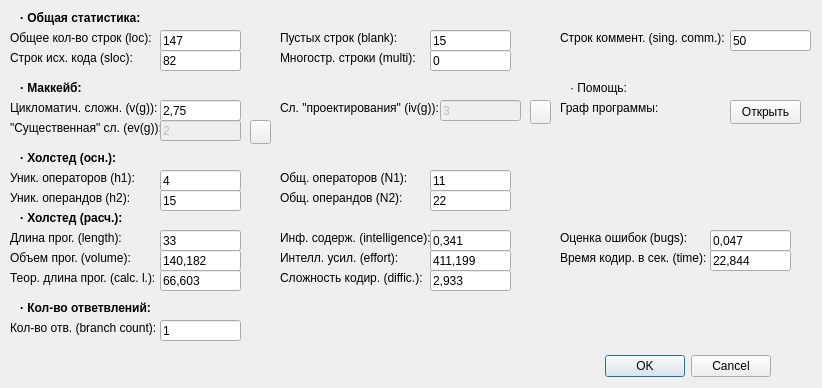
<?xml version="1.0" encoding="UTF-8"?>
<ui version="4.0">
 <class>Dialog</class>
 <widget class="QDialog" name="Dialog">
  <property name="geometry">
   <rect>
    <x>0</x>
    <y>0</y>
    <width>822</width>
    <height>388</height>
   </rect>
  </property>
  <property name="windowTitle">
   <string>Статистика анализа кода</string>
  </property>
  <widget class="QDialogButtonBox" name="buttonBox">
   <property name="geometry">
    <rect>
     <x>140</x>
     <y>350</y>
     <width>631</width>
     <height>32</height>
    </rect>
   </property>
   <property name="orientation">
    <enum>Qt::Horizontal</enum>
   </property>
   <property name="standardButtons">
    <set>QDialogButtonBox::Cancel|QDialogButtonBox::Ok</set>
   </property>
  </widget>
  <widget class="QLabel" name="label">
   <property name="geometry">
    <rect>
     <x>20</x>
     <y>10</y>
     <width>181</width>
     <height>16</height>
    </rect>
   </property>
   <property name="font">
    <font>
     <bold>true</bold>
     <underline>false</underline>
    </font>
   </property>
   <property name="text">
    <string>· Общая статистика:</string>
   </property>
  </widget>
  <widget class="QLabel" name="label_2">
   <property name="geometry">
    <rect>
     <x>10</x>
     <y>30</y>
     <width>181</width>
     <height>16</height>
    </rect>
   </property>
   <property name="text">
    <string>Общее кол-во строк (loc):</string>
   </property>
  </widget>
  <widget class="QLabel" name="label_3">
   <property name="geometry">
    <rect>
     <x>10</x>
     <y>50</y>
     <width>181</width>
     <height>16</height>
    </rect>
   </property>
   <property name="text">
    <string>Строк исх. кода (sloc):</string>
   </property>
  </widget>
  <widget class="QLabel" name="label_4">
   <property name="geometry">
    <rect>
     <x>280</x>
     <y>50</y>
     <width>181</width>
     <height>16</height>
    </rect>
   </property>
   <property name="text">
    <string>Многостр. строки (multi):</string>
   </property>
  </widget>
  <widget class="QLabel" name="label_5">
   <property name="geometry">
    <rect>
     <x>280</x>
     <y>30</y>
     <width>181</width>
     <height>16</height>
    </rect>
   </property>
   <property name="text">
    <string>Пустых строк (blank):</string>
   </property>
  </widget>
  <widget class="QLabel" name="label_6">
   <property name="geometry">
    <rect>
     <x>560</x>
     <y>30</y>
     <width>201</width>
     <height>16</height>
    </rect>
   </property>
   <property name="text">
    <string>Строк коммент. (sing. comm.):</string>
   </property>
  </widget>
  <widget class="QLineEdit" name="lineEdit">
   <property name="enabled">
    <bool>true</bool>
   </property>
   <property name="geometry">
    <rect>
     <x>160</x>
     <y>30</y>
     <width>81</width>
     <height>21</height>
    </rect>
   </property>
   <property name="text">
    <string>147</string>
   </property>
   <property name="readOnly">
    <bool>true</bool>
   </property>
  </widget>
  <widget class="QLineEdit" name="lineEdit_2">
   <property name="enabled">
    <bool>true</bool>
   </property>
   <property name="geometry">
    <rect>
     <x>160</x>
     <y>50</y>
     <width>81</width>
     <height>21</height>
    </rect>
   </property>
   <property name="text">
    <string>82</string>
   </property>
   <property name="readOnly">
    <bool>true</bool>
   </property>
  </widget>
  <widget class="QLineEdit" name="lineEdit_3">
   <property name="enabled">
    <bool>true</bool>
   </property>
   <property name="geometry">
    <rect>
     <x>730</x>
     <y>30</y>
     <width>81</width>
     <height>21</height>
    </rect>
   </property>
   <property name="text">
    <string>50</string>
   </property>
   <property name="readOnly">
    <bool>true</bool>
   </property>
  </widget>
  <widget class="QLineEdit" name="lineEdit_4">
   <property name="enabled">
    <bool>true</bool>
   </property>
   <property name="geometry">
    <rect>
     <x>430</x>
     <y>30</y>
     <width>81</width>
     <height>21</height>
    </rect>
   </property>
   <property name="text">
    <string>15</string>
   </property>
   <property name="readOnly">
    <bool>true</bool>
   </property>
  </widget>
  <widget class="QLineEdit" name="lineEdit_5">
   <property name="enabled">
    <bool>true</bool>
   </property>
   <property name="geometry">
    <rect>
     <x>430</x>
     <y>50</y>
     <width>81</width>
     <height>21</height>
    </rect>
   </property>
   <property name="text">
    <string>0</string>
   </property>
   <property name="readOnly">
    <bool>true</bool>
   </property>
  </widget>
  <widget class="QLabel" name="label_7">
   <property name="geometry">
    <rect>
     <x>10</x>
     <y>120</y>
     <width>181</width>
     <height>16</height>
    </rect>
   </property>
   <property name="text">
    <string>&quot;Существенная&quot; сл. (ev(g)):</string>
   </property>
  </widget>
  <widget class="QLabel" name="label_8">
   <property name="geometry">
    <rect>
     <x>20</x>
     <y>80</y>
     <width>181</width>
     <height>16</height>
    </rect>
   </property>
   <property name="font">
    <font>
     <bold>true</bold>
     <underline>false</underline>
    </font>
   </property>
   <property name="text">
    <string>· Маккейб:</string>
   </property>
  </widget>
  <widget class="QLineEdit" name="lineEdit_8">
   <property name="enabled">
    <bool>true</bool>
   </property>
   <property name="geometry">
    <rect>
     <x>160</x>
     <y>100</y>
     <width>81</width>
     <height>21</height>
    </rect>
   </property>
   <property name="text">
    <string>2,75</string>
   </property>
   <property name="readOnly">
    <bool>true</bool>
   </property>
  </widget>
  <widget class="QLineEdit" name="lineEdit_9">
   <property name="enabled">
    <bool>false</bool>
   </property>
   <property name="geometry">
    <rect>
     <x>440</x>
     <y>100</y>
     <width>81</width>
     <height>21</height>
    </rect>
   </property>
   <property name="text">
    <string>3</string>
   </property>
   <property name="readOnly">
    <bool>false</bool>
   </property>
  </widget>
  <widget class="QLabel" name="label_10">
   <property name="geometry">
    <rect>
     <x>10</x>
     <y>100</y>
     <width>181</width>
     <height>16</height>
    </rect>
   </property>
   <property name="text">
    <string>Цикломатич. сложн. (v(g)):</string>
   </property>
  </widget>
  <widget class="QLabel" name="label_11">
   <property name="geometry">
    <rect>
     <x>280</x>
     <y>100</y>
     <width>181</width>
     <height>16</height>
    </rect>
   </property>
   <property name="text">
    <string>Сл. &quot;проектирования&quot; (iv(g)):</string>
   </property>
  </widget>
  <widget class="QLineEdit" name="lineEdit_10">
   <property name="enabled">
    <bool>false</bool>
   </property>
   <property name="geometry">
    <rect>
     <x>160</x>
     <y>120</y>
     <width>81</width>
     <height>21</height>
    </rect>
   </property>
   <property name="text">
    <string>2</string>
   </property>
   <property name="readOnly">
    <bool>false</bool>
   </property>
  </widget>
  <widget class="QLabel" name="label_9">
   <property name="geometry">
    <rect>
     <x>10</x>
     <y>190</y>
     <width>181</width>
     <height>16</height>
    </rect>
   </property>
   <property name="text">
    <string>Уник. операндов (h2):</string>
   </property>
  </widget>
  <widget class="QLabel" name="label_12">
   <property name="geometry">
    <rect>
     <x>20</x>
     <y>150</y>
     <width>211</width>
     <height>16</height>
    </rect>
   </property>
   <property name="font">
    <font>
     <bold>true</bold>
     <underline>false</underline>
    </font>
   </property>
   <property name="text">
    <string>· Холстед (осн.):</string>
   </property>
  </widget>
  <widget class="QLineEdit" name="lineEdit_7">
   <property name="enabled">
    <bool>true</bool>
   </property>
   <property name="geometry">
    <rect>
     <x>430</x>
     <y>190</y>
     <width>81</width>
     <height>21</height>
    </rect>
   </property>
   <property name="text">
    <string>22</string>
   </property>
   <property name="readOnly">
    <bool>true</bool>
   </property>
  </widget>
  <widget class="QLabel" name="label_13">
   <property name="geometry">
    <rect>
     <x>280</x>
     <y>190</y>
     <width>181</width>
     <height>16</height>
    </rect>
   </property>
   <property name="text">
    <string>Общ. операндов (N2):</string>
   </property>
  </widget>
  <widget class="QLineEdit" name="lineEdit_11">
   <property name="enabled">
    <bool>true</bool>
   </property>
   <property name="geometry">
    <rect>
     <x>160</x>
     <y>170</y>
     <width>81</width>
     <height>21</height>
    </rect>
   </property>
   <property name="text">
    <string>4</string>
   </property>
   <property name="readOnly">
    <bool>true</bool>
   </property>
  </widget>
  <widget class="QLineEdit" name="lineEdit_12">
   <property name="enabled">
    <bool>true</bool>
   </property>
   <property name="geometry">
    <rect>
     <x>430</x>
     <y>170</y>
     <width>81</width>
     <height>21</height>
    </rect>
   </property>
   <property name="text">
    <string>11</string>
   </property>
   <property name="readOnly">
    <bool>true</bool>
   </property>
  </widget>
  <widget class="QLabel" name="label_14">
   <property name="geometry">
    <rect>
     <x>10</x>
     <y>170</y>
     <width>181</width>
     <height>16</height>
    </rect>
   </property>
   <property name="text">
    <string>Уник. операторов (h1):</string>
   </property>
  </widget>
  <widget class="QLabel" name="label_15">
   <property name="geometry">
    <rect>
     <x>280</x>
     <y>170</y>
     <width>181</width>
     <height>16</height>
    </rect>
   </property>
   <property name="text">
    <string>Общ. операторов (N1):</string>
   </property>
  </widget>
  <widget class="QLineEdit" name="lineEdit_13">
   <property name="enabled">
    <bool>true</bool>
   </property>
   <property name="geometry">
    <rect>
     <x>160</x>
     <y>190</y>
     <width>81</width>
     <height>21</height>
    </rect>
   </property>
   <property name="text">
    <string>15</string>
   </property>
   <property name="readOnly">
    <bool>true</bool>
   </property>
  </widget>
  <widget class="QLabel" name="label_17">
   <property name="geometry">
    <rect>
     <x>20</x>
     <y>210</y>
     <width>211</width>
     <height>16</height>
    </rect>
   </property>
   <property name="font">
    <font>
     <bold>true</bold>
     <underline>false</underline>
    </font>
   </property>
   <property name="text">
    <string>· Холстед (расч.):</string>
   </property>
  </widget>
  <widget class="QLineEdit" name="lineEdit_14">
   <property name="enabled">
    <bool>true</bool>
   </property>
   <property name="geometry">
    <rect>
     <x>160</x>
     <y>250</y>
     <width>81</width>
     <height>21</height>
    </rect>
   </property>
   <property name="text">
    <string>140,182</string>
   </property>
   <property name="readOnly">
    <bool>true</bool>
   </property>
  </widget>
  <widget class="QLineEdit" name="lineEdit_15">
   <property name="enabled">
    <bool>true</bool>
   </property>
   <property name="geometry">
    <rect>
     <x>160</x>
     <y>230</y>
     <width>81</width>
     <height>21</height>
    </rect>
   </property>
   <property name="text">
    <string>33</string>
   </property>
   <property name="readOnly">
    <bool>true</bool>
   </property>
  </widget>
  <widget class="QLabel" name="label_18">
   <property name="geometry">
    <rect>
     <x>280</x>
     <y>250</y>
     <width>181</width>
     <height>16</height>
    </rect>
   </property>
   <property name="text">
    <string>Интелл. усил. (effort):</string>
   </property>
  </widget>
  <widget class="QLineEdit" name="lineEdit_16">
   <property name="enabled">
    <bool>true</bool>
   </property>
   <property name="geometry">
    <rect>
     <x>430</x>
     <y>230</y>
     <width>81</width>
     <height>21</height>
    </rect>
   </property>
   <property name="text">
    <string>0,341</string>
   </property>
   <property name="readOnly">
    <bool>true</bool>
   </property>
  </widget>
  <widget class="QLabel" name="label_19">
   <property name="geometry">
    <rect>
     <x>280</x>
     <y>230</y>
     <width>181</width>
     <height>16</height>
    </rect>
   </property>
   <property name="text">
    <string>Инф. содерж. (intelligence):</string>
   </property>
  </widget>
  <widget class="QLabel" name="label_20">
   <property name="geometry">
    <rect>
     <x>10</x>
     <y>230</y>
     <width>181</width>
     <height>16</height>
    </rect>
   </property>
   <property name="text">
    <string>Длина прог. (length):</string>
   </property>
  </widget>
  <widget class="QLabel" name="label_22">
   <property name="geometry">
    <rect>
     <x>10</x>
     <y>250</y>
     <width>181</width>
     <height>16</height>
    </rect>
   </property>
   <property name="text">
    <string>Объем прог. (volume):</string>
   </property>
  </widget>
  <widget class="QLineEdit" name="lineEdit_18">
   <property name="enabled">
    <bool>true</bool>
   </property>
   <property name="geometry">
    <rect>
     <x>430</x>
     <y>250</y>
     <width>81</width>
     <height>21</height>
    </rect>
   </property>
   <property name="text">
    <string>411,199</string>
   </property>
   <property name="readOnly">
    <bool>true</bool>
   </property>
  </widget>
  <widget class="QLabel" name="label_21">
   <property name="geometry">
    <rect>
     <x>10</x>
     <y>270</y>
     <width>181</width>
     <height>16</height>
    </rect>
   </property>
   <property name="text">
    <string>Теор. длина прог. (calc. l.):</string>
   </property>
  </widget>
  <widget class="QLabel" name="label_23">
   <property name="geometry">
    <rect>
     <x>280</x>
     <y>270</y>
     <width>181</width>
     <height>16</height>
    </rect>
   </property>
   <property name="text">
    <string>Сложность кодир. (diffic.):</string>
   </property>
  </widget>
  <widget class="QLineEdit" name="lineEdit_17">
   <property name="enabled">
    <bool>true</bool>
   </property>
   <property name="geometry">
    <rect>
     <x>430</x>
     <y>270</y>
     <width>81</width>
     <height>21</height>
    </rect>
   </property>
   <property name="text">
    <string>2,933</string>
   </property>
   <property name="readOnly">
    <bool>true</bool>
   </property>
  </widget>
  <widget class="QLabel" name="label_24">
   <property name="geometry">
    <rect>
     <x>560</x>
     <y>250</y>
     <width>181</width>
     <height>16</height>
    </rect>
   </property>
   <property name="text">
    <string>Время кодир. в сек. (time):</string>
   </property>
  </widget>
  <widget class="QLineEdit" name="lineEdit_19">
   <property name="enabled">
    <bool>true</bool>
   </property>
   <property name="geometry">
    <rect>
     <x>160</x>
     <y>270</y>
     <width>81</width>
     <height>21</height>
    </rect>
   </property>
   <property name="text">
    <string>66,603</string>
   </property>
   <property name="readOnly">
    <bool>true</bool>
   </property>
  </widget>
  <widget class="QLineEdit" name="lineEdit_20">
   <property name="enabled">
    <bool>true</bool>
   </property>
   <property name="geometry">
    <rect>
     <x>710</x>
     <y>230</y>
     <width>81</width>
     <height>21</height>
    </rect>
   </property>
   <property name="text">
    <string>0,047</string>
   </property>
   <property name="readOnly">
    <bool>true</bool>
   </property>
  </widget>
  <widget class="QLineEdit" name="lineEdit_21">
   <property name="enabled">
    <bool>true</bool>
   </property>
   <property name="geometry">
    <rect>
     <x>710</x>
     <y>250</y>
     <width>81</width>
     <height>21</height>
    </rect>
   </property>
   <property name="text">
    <string>22,844</string>
   </property>
   <property name="readOnly">
    <bool>true</bool>
   </property>
  </widget>
  <widget class="QLabel" name="label_25">
   <property name="geometry">
    <rect>
     <x>560</x>
     <y>230</y>
     <width>181</width>
     <height>16</height>
    </rect>
   </property>
   <property name="text">
    <string>Оценка ошибок (bugs):</string>
   </property>
  </widget>
  <widget class="QPushButton" name="pushButton">
   <property name="geometry">
    <rect>
     <x>250</x>
     <y>120</y>
     <width>21</width>
     <height>24</height>
    </rect>
   </property>
   <property name="text">
    <string/>
   </property>
   <property name="icon">
    <iconset>
     <normaloff>pencil.png</normaloff>pencil.png</iconset>
   </property>
   <property name="iconSize">
    <size>
     <width>14</width>
     <height>14</height>
    </size>
   </property>
  </widget>
  <widget class="QPushButton" name="pushButton_2">
   <property name="geometry">
    <rect>
     <x>530</x>
     <y>100</y>
     <width>21</width>
     <height>24</height>
    </rect>
   </property>
   <property name="text">
    <string/>
   </property>
   <property name="icon">
    <iconset>
     <normaloff>pencil.png</normaloff>pencil.png</iconset>
   </property>
   <property name="iconSize">
    <size>
     <width>14</width>
     <height>14</height>
    </size>
   </property>
  </widget>
  <widget class="QLabel" name="label_16">
   <property name="geometry">
    <rect>
     <x>20</x>
     <y>300</y>
     <width>211</width>
     <height>16</height>
    </rect>
   </property>
   <property name="font">
    <font>
     <bold>true</bold>
     <underline>false</underline>
    </font>
   </property>
   <property name="text">
    <string>· Кол-во ответвлений:</string>
   </property>
  </widget>
  <widget class="QLineEdit" name="lineEdit_22">
   <property name="enabled">
    <bool>true</bool>
   </property>
   <property name="geometry">
    <rect>
     <x>160</x>
     <y>320</y>
     <width>81</width>
     <height>21</height>
    </rect>
   </property>
   <property name="text">
    <string>1</string>
   </property>
   <property name="readOnly">
    <bool>true</bool>
   </property>
  </widget>
  <widget class="QLabel" name="label_26">
   <property name="geometry">
    <rect>
     <x>10</x>
     <y>320</y>
     <width>181</width>
     <height>16</height>
    </rect>
   </property>
   <property name="text">
    <string>Кол-во отв. (branch count):</string>
   </property>
  </widget>
  <widget class="QLabel" name="label_27">
   <property name="geometry">
    <rect>
     <x>570</x>
     <y>80</y>
     <width>71</width>
     <height>16</height>
    </rect>
   </property>
   <property name="font">
    <font>
     <italic>false</italic>
     <underline>false</underline>
    </font>
   </property>
   <property name="text">
    <string>· Помощь:</string>
   </property>
  </widget>
  <widget class="QPushButton" name="pushButton_3">
   <property name="geometry">
    <rect>
     <x>730</x>
     <y>100</y>
     <width>71</width>
     <height>24</height>
    </rect>
   </property>
   <property name="text">
    <string>Открыть</string>
   </property>
  </widget>
  <widget class="QLabel" name="label_28">
   <property name="geometry">
    <rect>
     <x>560</x>
     <y>100</y>
     <width>111</width>
     <height>16</height>
    </rect>
   </property>
   <property name="text">
    <string>Граф программы:</string>
   </property>
  </widget>
 </widget>
 <resources/>
 <connections>
  <connection>
   <sender>buttonBox</sender>
   <signal>accepted()</signal>
   <receiver>Dialog</receiver>
   <slot>accept()</slot>
   <hints>
    <hint type="sourcelabel">
     <x>248</x>
     <y>254</y>
    </hint>
    <hint type="destinationlabel">
     <x>157</x>
     <y>274</y>
    </hint>
   </hints>
  </connection>
  <connection>
   <sender>buttonBox</sender>
   <signal>rejected()</signal>
   <receiver>Dialog</receiver>
   <slot>reject()</slot>
   <hints>
    <hint type="sourcelabel">
     <x>316</x>
     <y>260</y>
    </hint>
    <hint type="destinationlabel">
     <x>286</x>
     <y>274</y>
    </hint>
   </hints>
  </connection>
 </connections>
</ui>
